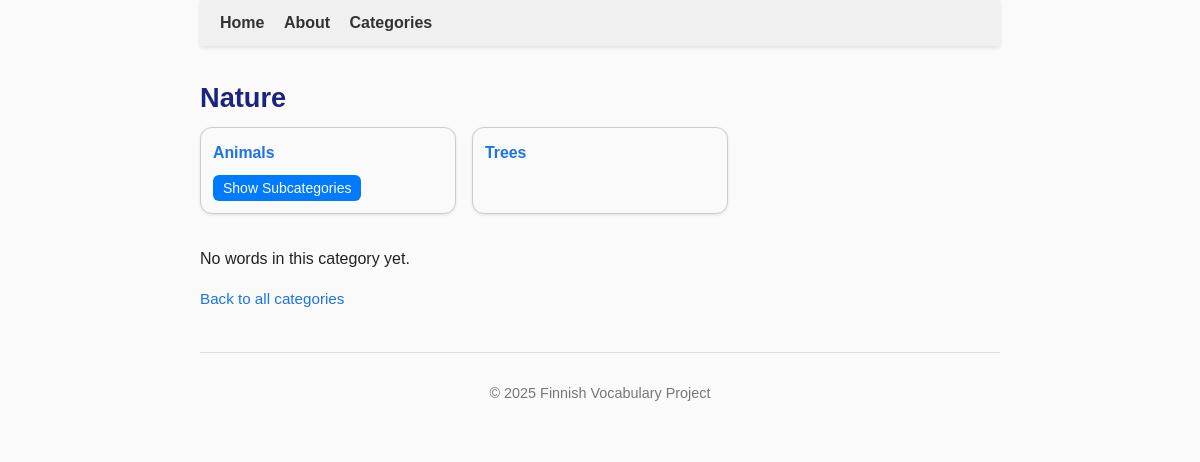
/categories/Nature (signed in), run on an earlier commit of the app's database.
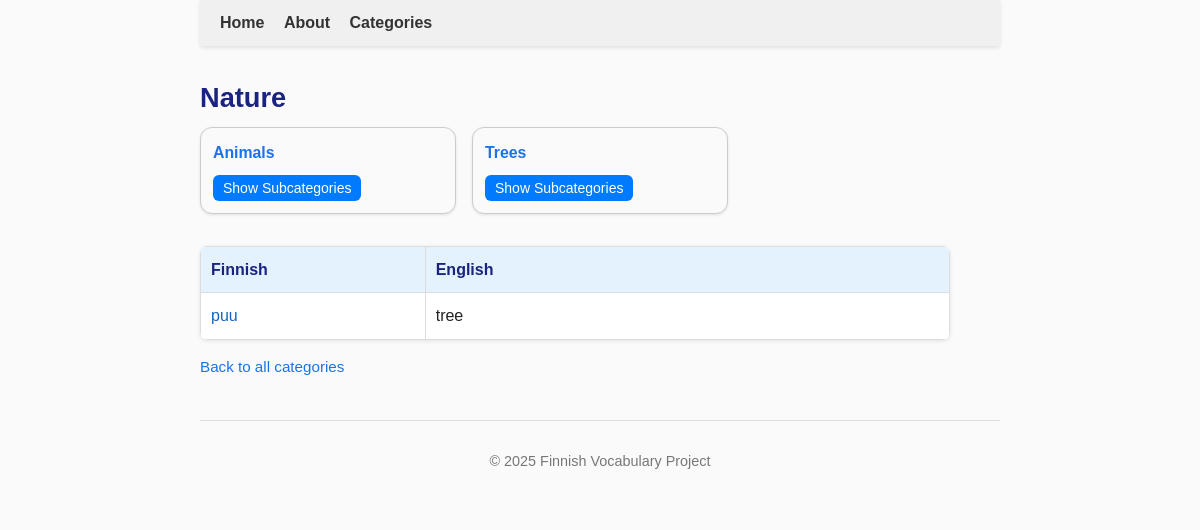
And on a later commit of the database.
### tables this page shows
CREATE TABLE categories (
    id INTEGER PRIMARY KEY,
    name TEXT NOT NULL UNIQUE,
    parent_id INTEGER REFERENCES categories(id)
, description TEXT);

CREATE TABLE words (
        id INTEGER PRIMARY KEY,
        word TEXT UNIQUE NOT NULL,
        pos_id INTEGER REFERENCES parts_of_speech(id)
    , created_at TEXT, updated_at TEXT, language_code TEXT DEFAULT 'fi');

CREATE TABLE translations (
        id INTEGER PRIMARY KEY,
        meaning_id INTEGER NOT NULL REFERENCES meanings(id),
        translation_text TEXT NOT NULL,
        translation_number INTEGER
    , language TEXT DEFAULT 'en');

### app.py (the view)
@app.route('/categories/<category_name>')
def show_category(category_name):
    conn = sqlite3.connect("finnish.db")
    conn.row_factory = sqlite3.Row
    cur = conn.cursor()
    cur.execute("SELECT id, name, parent_id FROM categories ORDER BY name")
    all_rows = cur.fetchall()
    categories_dict = {}
    for row in all_rows:
        parent = row['parent_id']
        categories_dict.setdefault(parent, []).append(row)
    cur.execute("SELECT id, name, parent_id FROM categories WHERE name = ?", (category_name,))
    category = cur.fetchone()
    if not category:
        return f"Category '{category_name}' not found."
    category_id = category["id"]
    subcategories = categories_dict.get(category_id, [])
    cur.execute("""
        SELECT w.id, w.word
        FROM words w
        JOIN word_categories wc ON w.id = wc.word_id
        WHERE wc.category_id = ?
        ORDER BY w.word
    """, (category_id,))
    words = cur.fetchall()
    words_with_translations = []
    for w in words:
        cur.execute("""
            SELECT t.translation_text
            FROM meanings m
            JOIN translations t ON m.id = t.meaning_id
            WHERE m.word_id = ?
            ORDER BY m.meaning_number, t.translation_number
            LIMIT 3
        """, (w['id'],))
        translations = [row["translation_text"] for row in cur.fetchall()]
        words_with_translations.append({
            "word": w["word"],
            "translations": translations
        })
    parent = None
    if category["parent_id"]:
        parent_rows = categories_dict.get(category["parent_id"], [])
        for r in all_rows:
            if r["id"] == category["parent_id"]:
                parent = r
                break
    conn.close()
    return render_template(
        "category.html",
        category=category,
        subcategories=subcategories,
        words=words_with_translations,
        parent=parent,
        categories=categories_dict
    )

### templates/category.html (shortened to what this page needs)
{% extends "base.html" %}
{% block content %}
<h2>{{ category['name'] }}</h2>
{% if subcategories %}
    <div class="subcategories-section">
        <div class="category-grid">
            {% for sub in subcategories %}
                <div class="category-card">
                    <a href="{{ url_for('show_category', category_name=sub['name']) }}" class="category-link">
                        <span class="title">{{ sub['name'] }}</span>
                    </a>
                    {% if categories.get(sub['id']) %}
                        <div class="subcats-toggle">
                            <button class="expand-btn">Show Subcategories</button>
                        </div>
                    {% endif %}
                </div>
            {% endfor %}
        </div>
    </div>
{% endif %}
{% if words %}
    <div class="words-section">
        <table class="category-table">
            <thead>
                <tr>
                    <th>Finnish</th>
                    <th>English</th>
                </tr>
            </thead>
            <tbody>
                {% for w in words %}
                    <tr>
                        <td>
                            <a href="{{ url_for('show_word', word_name=w['word']) }}" target="_blank">{{ w['word'] }} </a>
                        </td>
                        <td>
                            {{ ", ".join(w['translations']) }}
                        </td>
                    </tr>
                {% endfor %}
            </tbody>
        </table>
    </div>
{% else %}
    <p>No words in this category yet.</p>
{% endif %}
{% if parent %}
    <p class="breadcrumb">
        <a href="{{ url_for('show_category', category_name=parent['name']) }}">Back to {{ parent['name'] }}</a>
    </p>
{% else %}
    <p class="breadcrumb">
        <a href="{{ url_for('categories') }}">Back to all categories</a>
    </p>
{% endif %}
{% endblock %}

What changed in the data, as far as the page shows it:
shown differently, row unchanged: categories "Trees": now shows "Show Subcategories"
added words: word "puu"
added translations: translation_text "tree"
Also different on the page:
text no longer shown: "No words in this category yet."
text now shown: "Finnish English"
